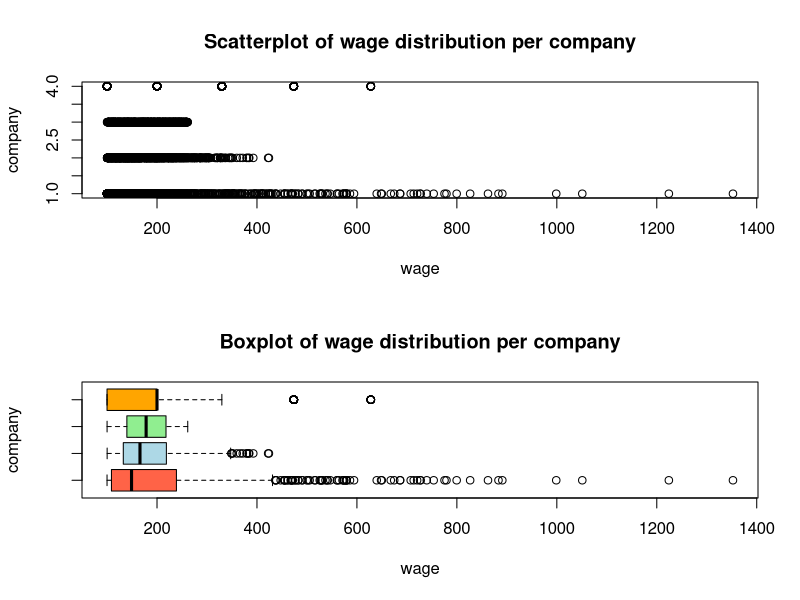
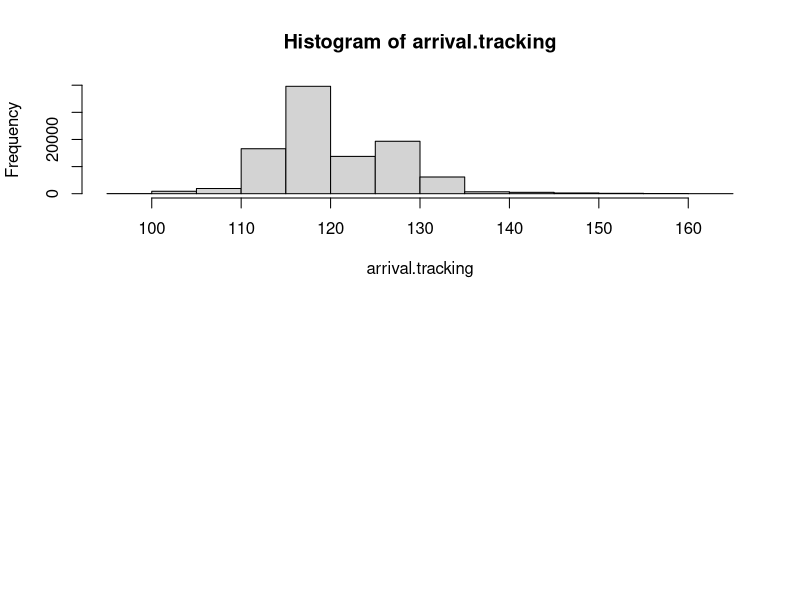

Recreate these plots in R, in order.
## ---- chunk 1

set.seed(1)
n <- 1e3
x <- list()
x[[1]] <- rchisq(n, 1)*100+100
x[[2]] <- abs(rnorm(n,20,100))+100
x[[3]] <- abs(rnorm(n,0,1))+runif(n,100,260)
x[[4]] <- rpois(n, .8)^1.2*100+100
lwages <- lapply(1:length(x), function(i) data.frame(wage=x[[i]], company=i))
wages <- do.call("rbind", lwages)

## ---- chunk 2
company.1 <- lwages[[1]][["wage"]]
company.2 <- lwages[[2]][["wage"]]
company.3 <- lwages[[3]][["wage"]]
company.4 <- lwages[[4]][["wage"]]

par(mfrow = c(2,1))

plot(
     wages$wage, 
     wages$company, 
     main = "Scatterplot of wage distribution per company", 
     xlab = "wage", 
     ylab = "company"
  )

boxplot(
     company.1, 
     company.2, 
     company.3, 
     company.4, 
     main = "Boxplot of wage distribution per company", 
     xlab = "wage", 
     ylab = "company", 
     horizontal = TRUE, 
     col = c("tomato", "lightblue", "lightgreen", "orange")
)
## ---- chunk 3
cbind(
  quantile(company.1, c(seq(0,1,0.1))), 
  quantile(company.2, c(seq(0,1,0.1))),
  quantile(company.3, c(seq(0,1,0.1))),
  quantile(company.4, c(seq(0,1,0.1)))
  )
## ---- chunk 4

time.to.get.to.class <- function() {
  leave.home <- rnorm(1, 45, 4)
  walk.from.house.to.station <- rnorm(1, 10, 1)
  train.schedule <- seq(7, by = 10, length.out = 40)
  
  next.train <- train.schedule[length(train.schedule[train.schedule < (leave.home + walk.from.house.to.station)]) + 1]
  
  arrival.time.to.station <- (leave.home - walk.from.house.to.station)
  
  time.waiting.for.train <-  next.train - arrival.time.to.station
  
  if (runif(1,0,1) > 0.97) {
    train.journey <- runif(1, 30, 60)
  } else {
    train.journey <- 30
  }
  
  walk.from.station.to.class <- rnorm(1, 10, 2)
  
  total.time <- leave.home + walk.from.house.to.station + time.waiting.for.train + train.journey + walk.from.station.to.class
  
  return(total.time)
}

arrival.tracking <- c()
for (i in 1:100000){
  arrival.tracking <- c(arrival.tracking, time.to.get.to.class())
}

sum(arrival.tracking <= 120) / length(arrival.tracking)

# OR length(arrival.tracking[arrival.tracking < 120]) / length(arrival.tracking)
## ---- chunk 5
hist(arrival.tracking)
